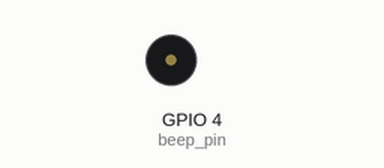
A program run on a simulated Raspberry Pi (BCM pin numbers). Parts: buzzer (waves = sounding). At 3.0 s the program stops and its outputs stay as they are.

Above: at 0.2 s.
At 2.83 s:
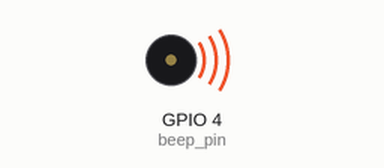
Timing chart, 0 to 4.5 s (numbered marks = the images above):
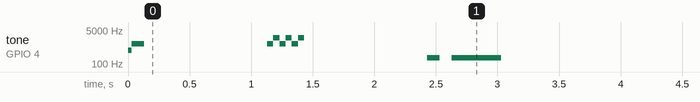

Measured:
- by itself, tone on GPIO 4 (beep_pin): plays 500 Hz for 0.03 s, 1000 Hz for 0.10 s, 1000 Hz for 0.05 s, 2000 Hz for 0.05 s, 1000 Hz for 0.05 s, 2000 Hz for 0.05 s … (10 notes in this stretch)

The program:

beep_test.py
```python
#!/usr/bin/env python3

import time

import RPi.GPIO as GPIO

beep_pin = 4

info_notes = [
    (500, 0.03),
    (1000, 0.1),
]

success_notes = [
    (1000, 0.05),
    (2000, 0.05),
] * 3

failed_notes = [
    (200, 0.1),
    (0, 0.1),
    (200, 0.4),
]


def play_beep(notes):
    pwm = GPIO.PWM(beep_pin, notes[0][0])
    for frequency, duration in notes:
        if frequency == 0:
            time.sleep(duration)
            continue
        pwm.ChangeFrequency(frequency)
        pwm.start(50)
        time.sleep(duration)
        pwm.stop()


def main():
    GPIO.setwarnings(False)
    GPIO.setmode(GPIO.BCM)

    GPIO.setup(beep_pin, GPIO.OUT)

    play_beep(info_notes)
    time.sleep(1)
    play_beep(success_notes)
    time.sleep(1)
    play_beep(failed_notes)


if __name__ == '__main__':
    main()
```
